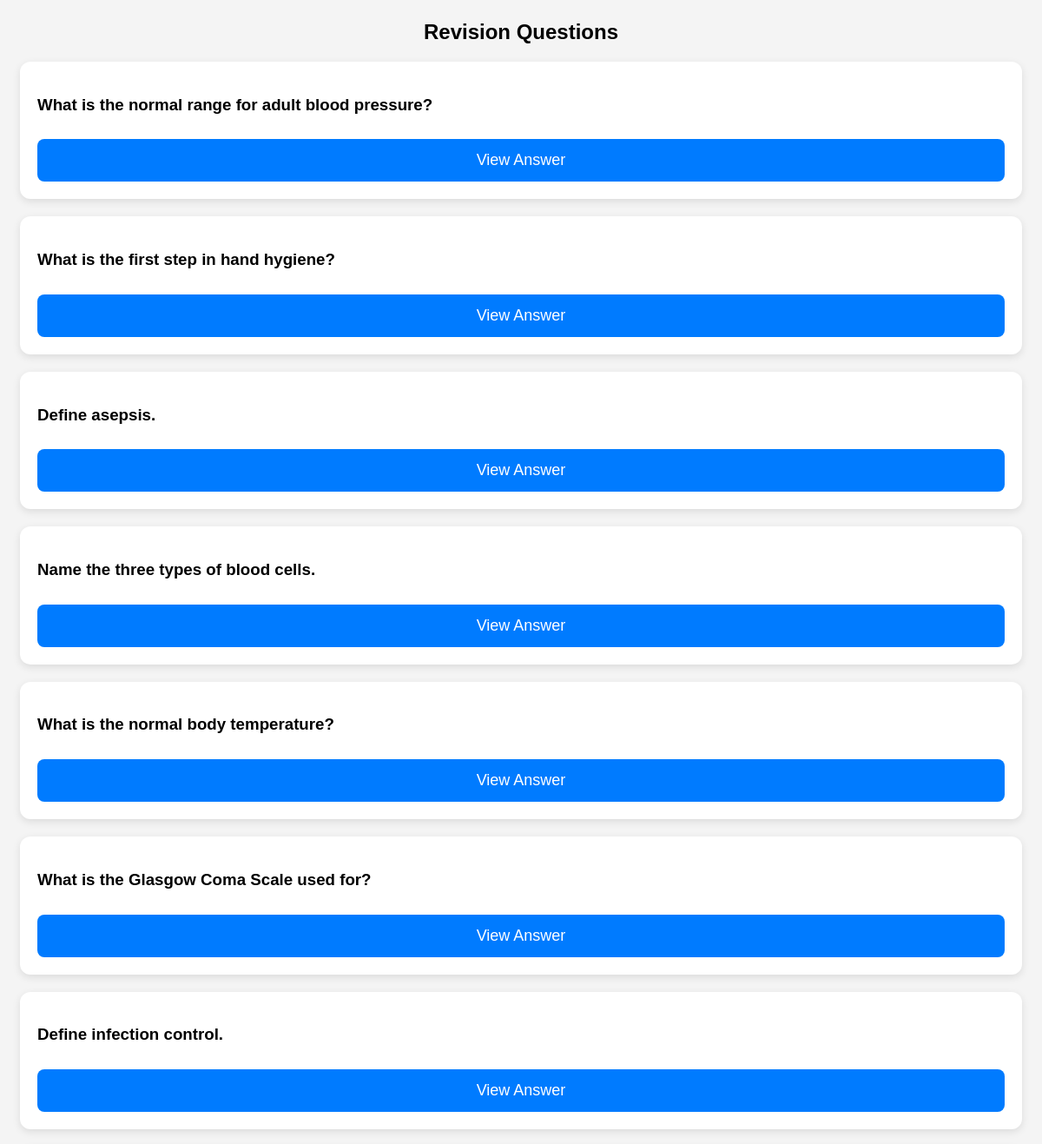
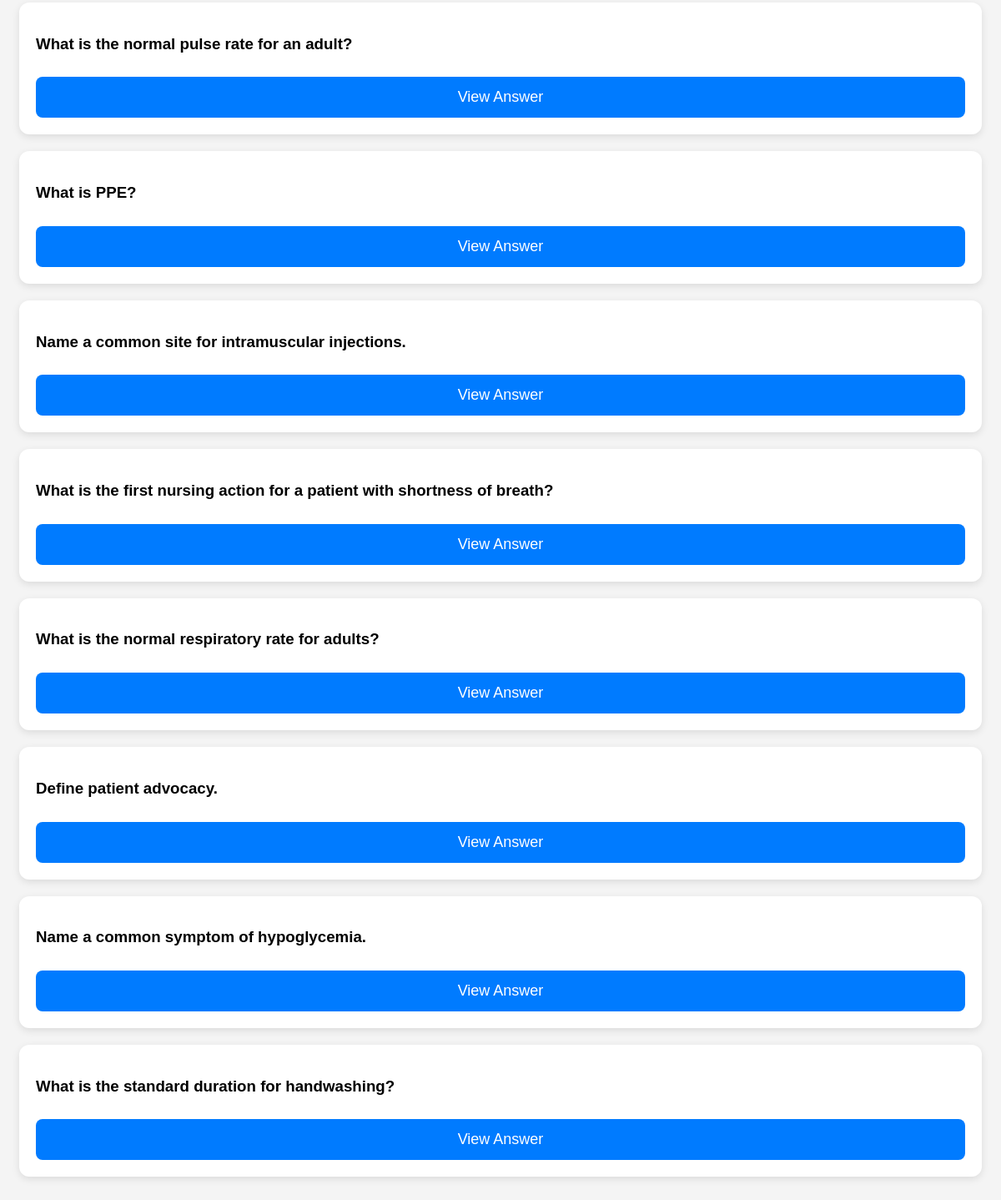
The app's page /dashboard/ (signed in) with its own data (2 pictures, top to bottom).
### revision/models.py (models this page shows, shortened)
class Question(models.Model):
    COURSE_CHOICES = (
        ('BSN', 'BSN'),
        ('KRCHN', 'KRCHN'),
    )
    course = models.CharField(max_length=10, choices=COURSE_CHOICES)
    question_text = models.TextField()
    answer_text = models.TextField()

### revision/views.py (the view)
# urls.py: path('dashboard/', views.dashboard_view, name='dashboard'),
@login_required
def dashboard_view(request):
    profile = StudentProfile.objects.get(user=request.user)
    if not profile.is_approved:
        return redirect('payment')
    questions = Question.objects.filter(course=profile.course)
    return render(request, 'questions.html', {'questions': questions})

### templates/questions.html (shortened to what this page needs)
{% load static %}
<link rel="stylesheet" href="{% static 'style.css' %}">
<h2>Revision Questions</h2>
{% for question in questions %}
<div class="card">
    <h3>{{ question.question_text }}</h3>
    <button onclick="document.getElementById('a{{question.id}}').style.display='block'">
        View Answer
    </button>
</div>
{% endfor %}

### static/style.css (style rules this page uses)
h2 { text-align: center; }
.card { background: white; padding: 20px; margin-bottom: 20px; border-radius: 12px; box-shadow: 0 3px 10px rgba(0,0,0,0.1); }
button { width: 100%; padding: 14px; font-size: 18px; border-radius: 8px; border: none; background: #007bff; color: white; margin-top: 10px; }

### records on screen
Question: question_text "What is the normal range for adult blood pressure?"
Question: question_text "What is the first step in hand hygiene?"
Question: question_text "Define asepsis."
Question: question_text "Name the three types of blood cells."
Question: question_text "What is the normal body temperature?"
Question: question_text "What is the Glasgow Coma Scale used for?"
Question: question_text "Define infection control."
Question: question_text "What is the normal pulse rate for an adult?"
Question: question_text "What is PPE?"
Question: question_text "Name a common site for intramuscular injections."
Question: question_text "What is the first nursing action for a patient with shortness of breath?"
Question: question_text "What is the normal respiratory rate for adults?"
Question: question_text "Define patient advocacy."
Question: question_text "Name a common symptom of hypoglycemia."
Question: question_text "What is the standard duration for handwashing?"
